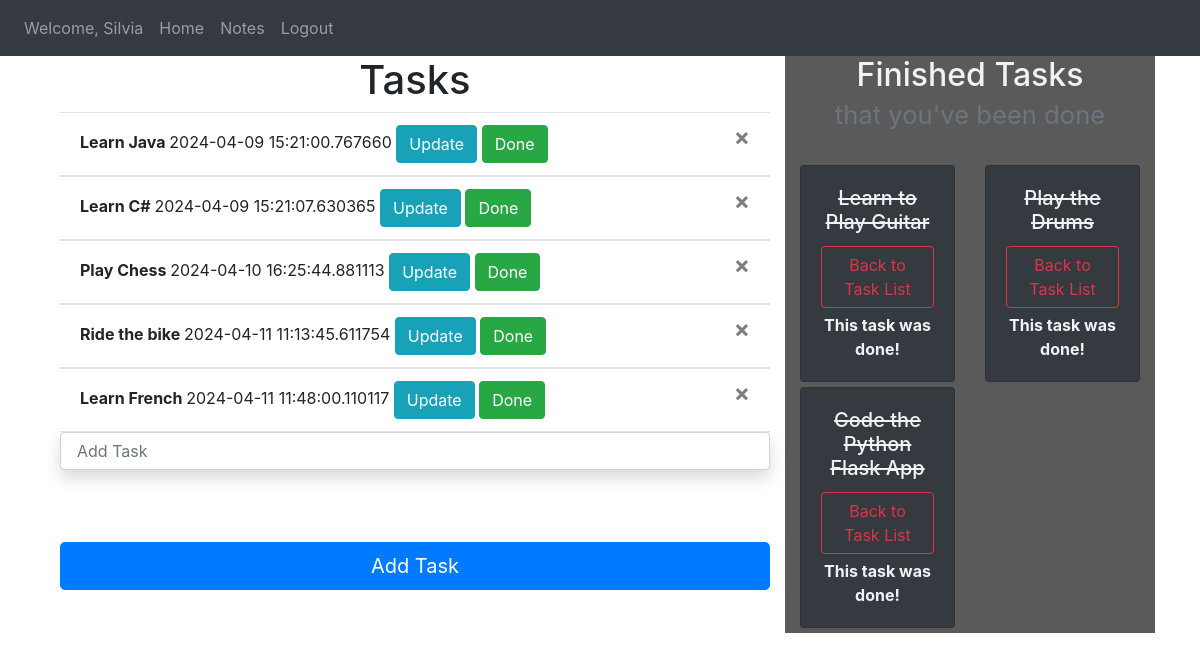
Screenshot of / (signed in) with the database file from the repository.
### website/module.py (models this page shows, shortened)
class User(db.Model, UserMixin):
    id = db.Column(db.Integer, primary_key=True, nullable=False)
    email = db.Column(db.String(30), unique=True, nullable=False)
    password = db.Column(db.String(30),nullable=False)
    first_name = db.Column(db.String(40), nullable=False)
    notes = db.relationship('Note', backref='notes_owner', lazy=True) # relate with Notes object

class Note(db.Model):
    id = db.Column(db.Integer, primary_key=True, nullable=False)
    data = db.Column(db.String(50))
    date = db.Column(db.DateTime, default=datetime.utcnow)
    user_id = db.Column(db.Integer, db.ForeignKey('user.id')) # owner of notes
    done = db.Column(db.Boolean, default=False)
    @property
    def get_is_done(self):
        return self.done

### website/views.py (the view, shortened to what this page needs)
@views.route('/', methods=['GET','POST'])
@login_required
def home(): #notes home page
    create_task = CreateNotes()
    update_task = UpdateNotes()
    finished_task = FinishedNotes()
    back_to_task = BackToTask()
    tasks = Note.query.filter_by(done=False)
    if tasks.count() < 1 :
        flash("Congratulations! You've done all tasks!",category='success')
    done_tasks = Note.query.filter_by(done=True)
    if done_tasks.count() < 1:
        flash("You didn't start to do your tasks! Let's get started!",category='warning')
    return render_template("home.html",
                            user=current_user,
                            create_task=create_task ,
                            update_task=update_task,
                            finished_task=finished_task,
                            tasks=tasks, #return list
                            done_tasks=done_tasks, #return list
                            back_to_task=back_to_task)

### website/form.py
class CreateNotes(FlaskForm):
    note = StringField(validators=[Length(min=2,max=50), DataRequired()])
    submit = SubmitField(label="Add Task")

class UpdateNotes(FlaskForm):
    updated_data = StringField(label="Update Task", validators=[Length(min=2,max=60)])
    submit = SubmitField(label='Update')

### website/__init__.py (called while the page is built)
def create_app():
    app = Flask(__name__)
    app.config.from_object("config")
    app.app_context().push()
    db.init_app(app)
    from .views import views # <=> from website import views
    from .auth import auth
    app.register_blueprint(views, url_prefix='/')
    app.register_blueprint(auth, url_prefix='/') # before you call url you must type /auth/..
    from .module import User, Note
    create_database()
    login_manager = LoginManager(app)
    login_manager.login_view = 'auth.login' # if you arent logged in where to go...
    login_manager.login_message_category = "info"
    login_manager.init_app(app)
    @login_manager.user_loader
    def load_user(id):
        return User.query.get(int(id))
    migrate= Migrate(app,db)
    return app

### website/templates/home.html (shortened to what this page needs)
{% extends 'base.html' %}
{% block content %}
<div class="container">
   <div class="row">
      <div class="col-8">
         <h1 class="h1" style="text-align: center;">Tasks</h1>
         <ul class="list-group list-group-flush" id="notes">
            {% for note in tasks %}
            <li class="list-group-item">
               <span style="font-weight: bold;">
               {{note.data}}
               </span>
               {{note.date}}
               <button class="btn btn-outline btn-info" data-toggle="modal" data-target="#Modal-MoreInfo-{{note.id}}">Update</button>
               <button class="btn btn-outline btn-success" data-toggle="modal" data-target="#Modal-DoneInfo-{{note.id}}">Done</button>
               <button type="button" class="close" onclick="deleteNote({{note.id}})" data-toggle="tooltip" data-placement="bottom" title="Delete">
               <span aria-hidden="true" >&times;</span>
               </button>
            </li>
            {% endfor %}
         </ul>
         <form action="" method="POST" class="form-signin">
            {{ create_task.note(class="form-control shadow p-3 mb-5 bg-white rounded", placeholder="Add Task") }}
            <br>
            {{create_task.submit(class="btn btn-primary btn-lg btn-block")}}
         </form>
      </div>
      <div class="col-4">
         <h2 class="h2" style="text-align: center;">
            Finished Tasks
            <br>
            <small class="text-muted">that you've been done</small>
         </h2>
         <br>
         <div class="row">
            {% for done_task in done_tasks %}
            <div class="col-md-6">
               <div style="margin-bottom: 5px" class="card text-center bg-dark">
                  <div class="card-body">
                     <h5 class="card-title" id="was_done">{{ done_task.data }}</h5>
                     <button type="button" class="btn btn-outline-danger" style="margin-bottom: 5px"
                        data-toggle="modal" data-target="#Modal-BackToTask-{{ done_task.id }}">
                     Back to Task List
                     </button>
                     <p class="card-text"><strong>
                        This task was done!
                        </strong>
                     </p>
                  </div>
               </div>
            </div>
            {% endfor %}
         </div>
      </div>
   </div>
</div>
</div>
{% endblock %}

### website/templates/base.html (shortened to what this page needs)
<!DOCTYPE html>
<html lang="en">
<head>
    <link
    rel="stylesheet"
    href="https://stackpath.bootstrapcdn.com/bootstrap/4.4.1/css/bootstrap.min.css"
    />
    <link
    rel="stylesheet"
    href="https://stackpath.bootstrapcdn.com/font-awesome/4.7.0/css/font-awesome.min.css"
    />
    <link rel="stylesheet" href="{{url_for('static',filename='style.css')}}">
</head>
<body>
    <nav class="navbar navbar-expand-lg navbar-dark bg-dark">
        <div class="collapse navbar-collapse" id="navbar">
            <div class="navbar-nav">
              {% if user.is_authenticated %}
                <li class="nav-item">
                  <a class="nav-link" >Welcome, {{current_user.first_name}}</a>
                 </li>
                <a class="nav-item nav-link" id="home" href="/welcome">Home</a>
                <a class="nav-item nav-link" id="notes" href="/">Notes</a>
                <div id="left-logout">
                  <a class="nav-item nav-link" id="logout" href="/logout">Logout</a>
                </div>
              {% else %}
               <a class="nav-item nav-link" id="login" href="/login">Login</a>
               <a class="nav-item nav-link" id="signUp" href="/sign-up">Sign Up</a>
               <a class="nav-item nav-link" id="notes" href="/">Notes</a>
              {% endif%}
            </div>
        </div>
    </nav>
    <div class="container">
        {% block content %} {% endblock %}
</body>
</html>

### website/static/style.css (style rules this page uses)
#left-logout { float: right; }
.col-4 { background-color: rgb(90, 90, 90); color:rgb(242, 242, 244); }
#was_done { text-decoration: line-through; }
small { color: rgb(215, 250, 251); }

### rows the page displays
User: first_name "Silvia"
Note: data "Learn Java", date "2024-04-09 15:21:00.767660"
Note: data "Learn C#", date "2024-04-09 15:21:07.630365"
Note: data "Play Chess", date "2024-04-10 16:25:44.881113"
Note: data "Ride the bike", date "2024-04-11 11:13:45.611754"
Note: data "Learn French", date "2024-04-11 11:48:00.110117"
Note: data "Learn to Play Guitar"
Note: data "Play the Drums"
Note: data "Code the Python Flask App"
